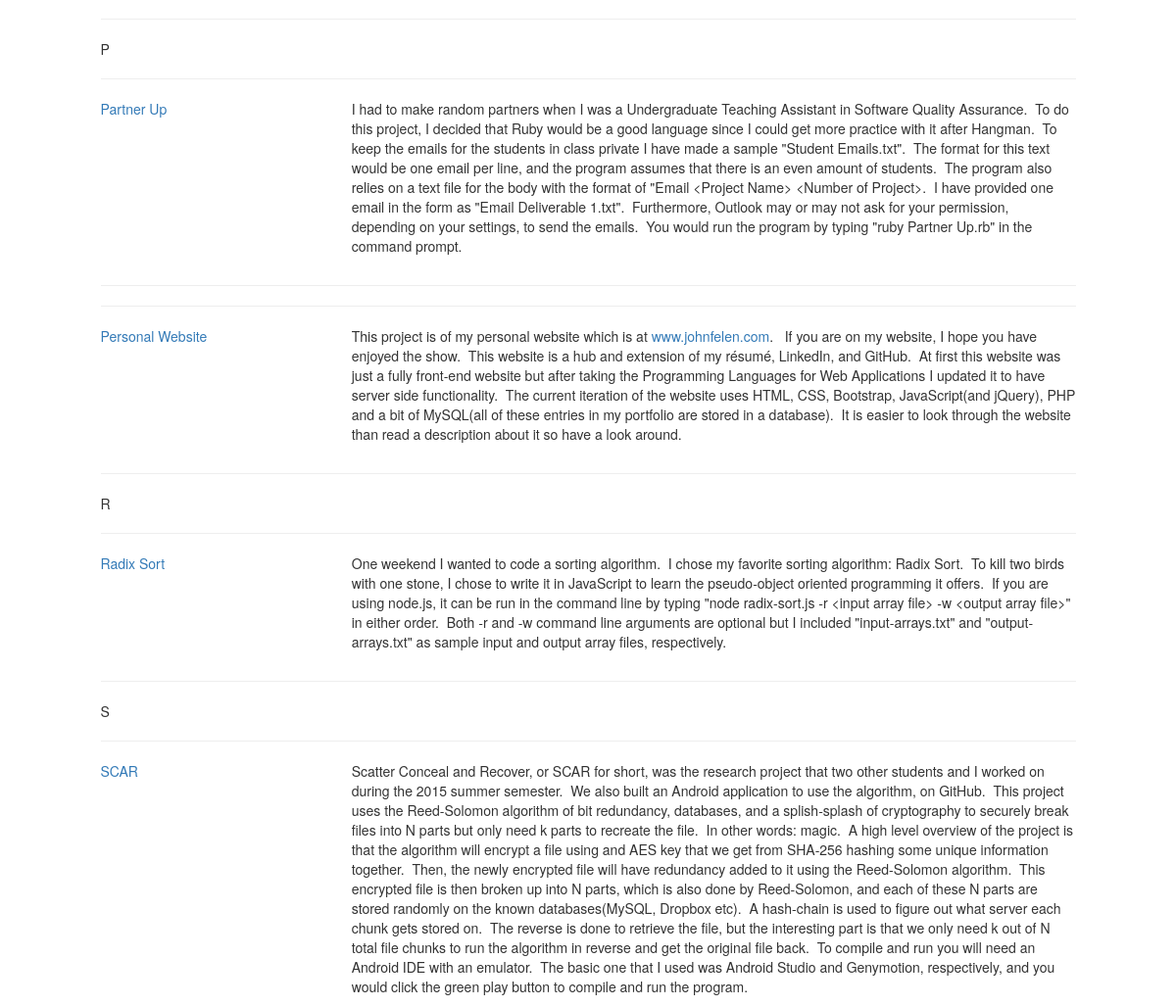
/portfolio.php?name=fa-sort-asc (middle part), run on an earlier commit of the app's database.
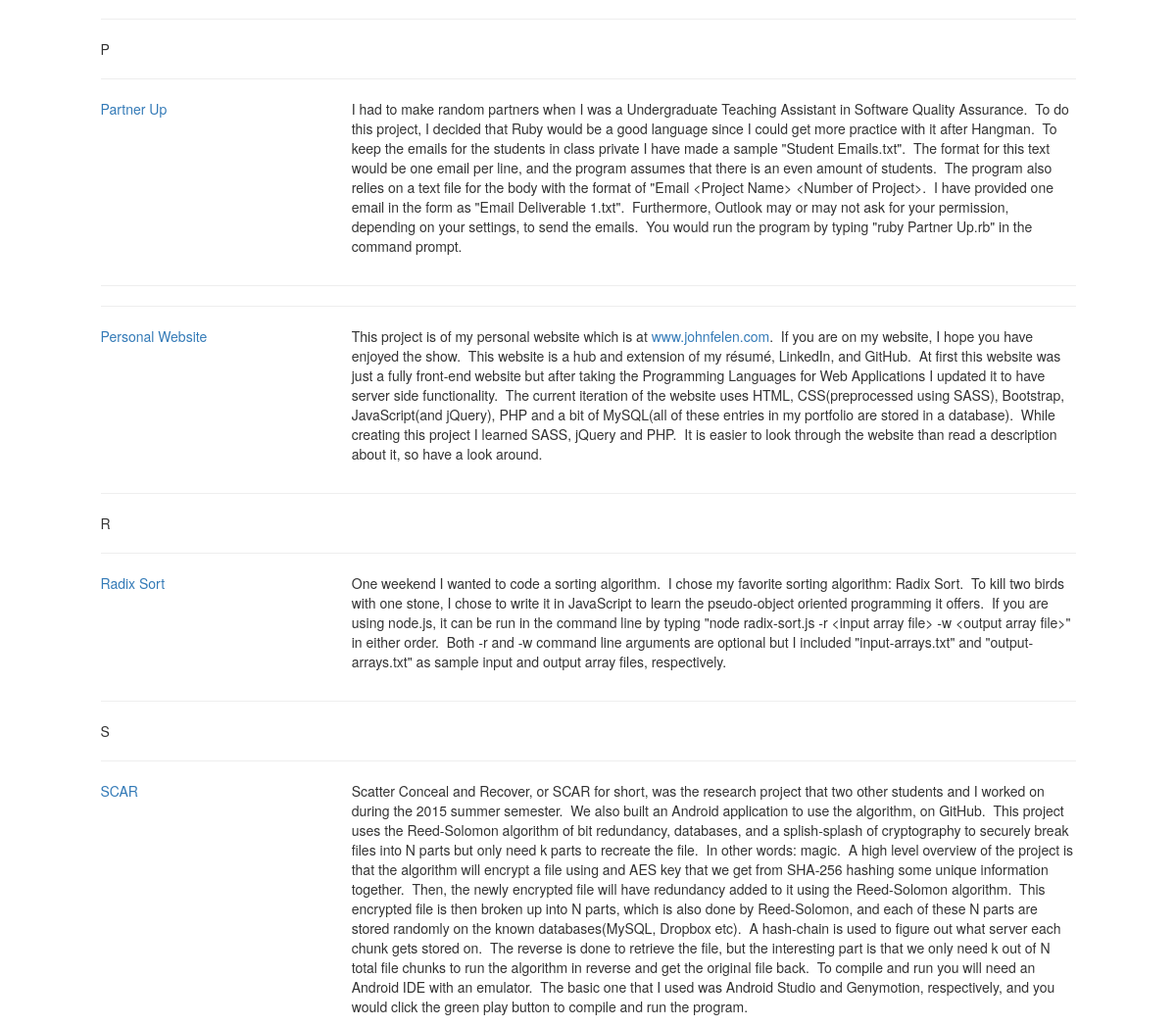
And on a later commit of the database.
### server_functionality/portfolio-functions.php (the view, shortened to what this page needs)
<?php
    class PortfolioSort
    {
        function __construct()
        {
            $this->portfolioDB = new mysqli( "localhost", "root", "jfelen62", "personal website" );
            $this->updateSortingFunctions();
        }
        public function getSortedProjects()
        {
            $output = "<hr class=\"color-border\">";
            while( $row = $this->result->fetch_assoc() )
            {
                $output .= $this->getTierChange( $row );
                $output .= "
                <hr class=\"color-border\">
                <div class=\"row vertical-center\">
                    <div class=\"col-xs-3\">
                        <p class=\"font-title font-large font-center colored-link rotate\">
                            <a href=\"{$row[ "Link" ]}\" title=\"{$row[ "Link" ]}\" target=\"_blank\">{$row[ "Name" ]}</a>
                        </p>
                    </div>
                    <div class=\"col-xs-9\">
                        <p class=\"font-main font-center font-small color\">{$row[ "Description" ]}</p>
                    </div>
                </div>
                <hr class=\"color-border\">";
            }
            $output .= "<hr class=\"color-border\">";
            return $output;
        }
        private function getTierChange( $row )
        {
            $prevComparator = $this->currComparator;
            if( $this->sortType === "NAME" && $this->currComparator !== $row[ "Name" ][ 0 ] )
            {
                $this->currComparator = $row[ "Name" ][ 0 ];
            }
            if( $prevComparator !== $this->currComparator )
            {
                return "<p class=\"font-title font-header font-center color\">{$this->currComparator}</p>";
            }
            else
            {
                return "";
            }
        }
        private function getNextHref( $currHref )
        {
            if( $currHref === "fa-sort" )
            {
                return "fa-sort-asc";
            }
            else if( $currHref === "fa-sort-asc" )
            {
                return "fa-sort-desc";
            }
            else
            {
                return "fa-sort-asc";
            }
        }
        private function queryProjects( $currSortChoice, $orderAttribute )
        {
            if( $currSortChoice === "fa-sort-asc" )
            {
                $result = $this->portfolioDB->query( "SELECT * FROM `project descriptions` ORDER BY `{$orderAttribute}` ASC" );
            }
            else if( $currSortChoice === "fa-sort-desc" )
            {
                $result = $this->portfolioDB->query( "SELECT * FROM `project descriptions` ORDER BY `{$orderAttribute}` DESC" );
            }
            if( !$result )
            {
                die( "Error with query" );
            }
            else
            {
                return $result;
            }
        }
        private function updateSortingFunctions()
        {
            if( isset( $_GET[ "name" ] ) )
            {
                $this->name = $_GET[ "name" ];
                $this->result = $this->queryProjects( $this->name, "Name" );
                $this->currComparator = "";
                $this->sortType = "NAME";
            }
        }
    }
?>

### format_files/header.php (shortened to what this page needs)
<!DOCTYPE html>
<html lang="en">
    <head>
        <link href="https://maxcdn.bootstrapcdn.com/bootstrap/3.3.6/css/bootstrap.min.css" rel="stylesheet">
        <link href="https://maxcdn.bootstrapcdn.com/font-awesome/4.5.0/css/font-awesome.min.css" rel="stylesheet">
        <link href="https://cdn.jsdelivr.net/jquery.validationengine/2.6.4/css/validationEngine.jquery.css" rel"stylesheet">
        <link href="css/themes.min.css" rel="stylesheet">
    </head>
    <body class="subtle-pattern">
        <?php include( "./format_files/start-row-10.php" ); ?>
        <?php include( "./format_files/end-row-10.php" ); ?>
        <?php include( "./format_files/start-row-10.php" ); ?>
        <?php include( "./format_files/end-row-10.php" ); ?>
        <?php include( "./format_files/start-row-10.php" ); ?>
        <div class="container-main" id="main-container">

### format_files/start-row-10.php (shortened to what this page needs)
<div class="row">
    <div class="col-xs-10">

### portfolio.php (shortened to what this page needs)
<?php
    include( "./format_files/header.php" );
    require( "./server_functionality/portfolio-functions.php" );
    $portfolioData = new PortfolioSort();
    echo $portfolioData->getSortedProjects();
    include( "./format_files/footer.php" );
?>

### format_files/footer.php (shortened to what this page needs)
    </div>
    <?php include( "./format_files/end-row-10.php" ); ?>
    <?php include( "./format_files/start-row-10.php" ); ?>
    <?php include( "./format_files/end-row-10.php" ); ?>
    </body>
</html>

### format_files/end-row-10.php (shortened to what this page needs)
    </div>
</div>

What changed in the data, as far as the page shows it:
changed project descriptions "Personal Website": Description "…the website uses HTML, CSS, Bootstrap, JavaScript(and jQuery), PHP and a bit of MySQL(all of these entries in my portfolio are stored in a database). It is easier to look through the website than read a description about it so have a look…" → "…the website uses HTML, CSS(preprocessed using SASS), Bootstrap, JavaScript(and jQuery), PHP and a bit of MySQL(all of these entries in my portfolio are stored in a database). While creating this project I learned SASS, jQuery and PHP. It is easier to look through the website than read a description about it, so have a look…"
